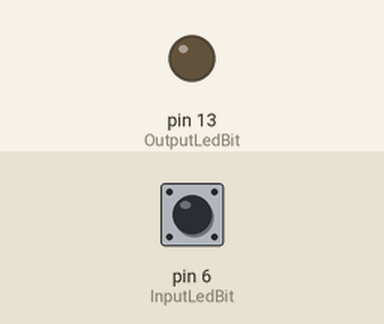
Bench run of a sketch on a simulated Arduino Uno, built with avr-gcc and run on an emulated ATmega328P. Parts: output pins drawn as LEDs (lit = HIGH). The inputs (shaded band) are chosen by the test bench; at power-on: pin 6 (InputLedBit) HIGH.

Above: at 1.2 s.
1.3 s: pin 6 (InputLedBit) pulled LOW for 0.15 s
At 1.37 s:
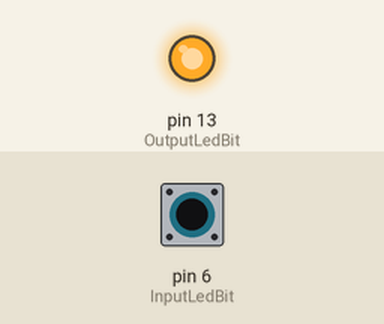
2.9 s: pin 6 (InputLedBit) pulled LOW for 3.2 s
At 7.5 s:
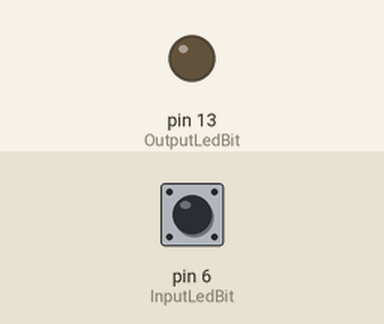
Timing chart, 0 to 9.0 s (numbered marks = the images above; inputs shaded):
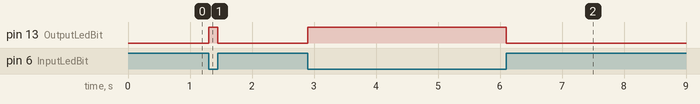

The sketch:

task2.ino
```cpp
#include <avr/io.h>
#define InputLedDirection DDRD
#define InputLedRegister PORTD
#define InputPinRegister PIND
#define InputLedBit (1 << 6)


#define OutputLedDirection DDRB
#define OutputLedRegister PORTB
#define OutputLedBit (1 << 5)

void setup() {
  // put your setup code here, to run once:
  OutputLedDirection |= OutputLedBit;
  InputLedDirection &= ~InputLedBit;
  InputLedRegister |= InputLedBit;

}

void loop() {
  if(!(InputPinRegister & InputLedBit)){
    OutputLedRegister |= OutputLedBit;
  }
  else{
    OutputLedRegister &= ~OutputLedBit;
  }

}
```

Measured:
- after the input at 1.3 s, pin 13 (OutputLedBit): LOW → HIGH at once, → LOW 0.15 s later
- after the input at 2.9 s, pin 13 (OutputLedBit): LOW → HIGH at once, → LOW 3.2 s later
